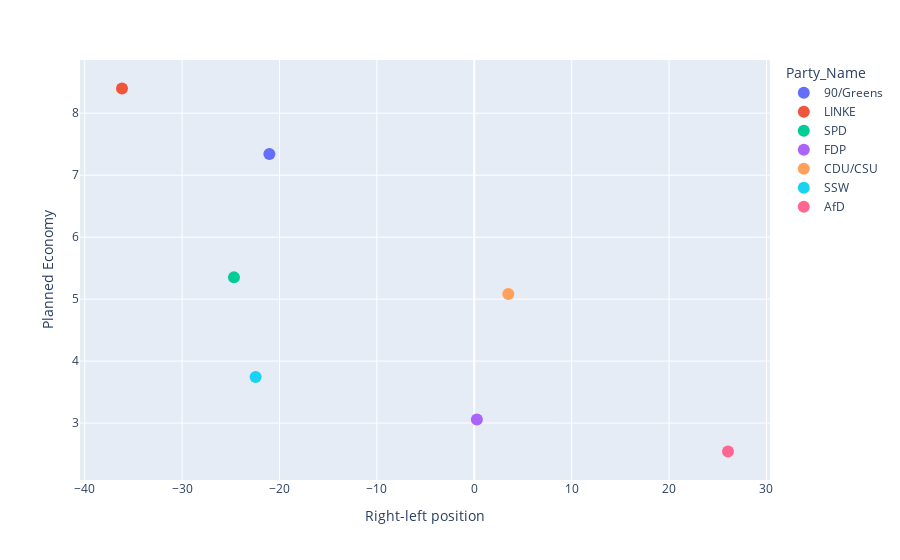

Notebook code for this chart:
### Code cell
fig = px.scatter(date_df,
    x='Right-left position',
    y='Planned Economy',
    color='Party_Name'
    )
fig.update_traces(marker=dict(size=12))

### Figure 1 — Plotly figure (JSON) as saved in the notebook; plotly's stock layout.template omitted (floating-point values rounded to 4 significant figures)
{"data": [{"hovertemplate": "Party_Name=90/Greens<br>Right-left position=%{x}<br>Planned Economy=%{y}<extra></extra>", "legendgroup": "90/Greens", "marker": {"color": "#636efa", "size": 12, "symbol": "circle"}, "mode": "markers", "name": "90/Greens", "orientation": "v", "showlegend": true, "type": "scatter", "x": [-21.04], "xaxis": "x", "y": [7.342], "yaxis": "y"}, {"hovertemplate": "Party_Name=LINKE<br>Right-left position=%{x}<br>Planned Economy=%{y}<extra></extra>", "legendgroup": "LINKE", "marker": {"color": "#EF553B", "size": 12, "symbol": "circle"}, "mode": "markers", "name": "LINKE", "orientation": "v", "showlegend": true, "type": "scatter", "x": [-36.17], "xaxis": "x", "y": [8.399], "yaxis": "y"}, {"hovertemplate": "Party_Name=SPD<br>Right-left position=%{x}<br>Planned Economy=%{y}<extra></extra>", "legendgroup": "SPD", "marker": {"color": "#00cc96", "size": 12, "symbol": "circle"}, "mode": "markers", "name": "SPD", "orientation": "v", "showlegend": true, "type": "scatter", "x": [-24.67], "xaxis": "x", "y": [5.351], "yaxis": "y"}, {"hovertemplate": "Party_Name=FDP<br>Right-left position=%{x}<br>Planned Economy=%{y}<extra></extra>", "legendgroup": "FDP", "marker": {"color": "#ab63fa", "size": 12, "symbol": "circle"}, "mode": "markers", "name": "FDP", "orientation": "v", "showlegend": true, "type": "scatter", "x": [0.266], "xaxis": "x", "y": [3.057], "yaxis": "y"}, {"hovertemplate": "Party_Name=CDU/CSU<br>Right-left position=%{x}<br>Planned Economy=%{y}<extra></extra>", "legendgroup": "CDU/CSU", "marker": {"color": "#FFA15A", "size": 12, "symbol": "circle"}, "mode": "markers", "name": "CDU/CSU", "orientation": "v", "showlegend": true, "type": "scatter", "x": [3.495], "xaxis": "x", "y": [5.081], "yaxis": "y"}, {"hovertemplate": "Party_Name=SSW<br>Right-left position=%{x}<br>Planned Economy=%{y}<extra></extra>", "legendgroup": "SSW", "marker": {"color": "#19d3f3", "size": 12, "symbol": "circle"}, "mode": "markers", "name": "SSW", "orientation": "v", "showlegend": true, "type": "scatter", "x": [-22.45], "xaxis": "x", "y": [3.742], "yaxis": "y"}, {"hovertemplate": "Party_Name=AfD<br>Right-left position=%{x}<br>Planned Economy=%{y}<extra></extra>", "legendgroup": "AfD", "marker": {"color": "#FF6692", "size": 12, "symbol": "circle"}, "mode": "markers", "name": "AfD", "orientation": "v", "showlegend": true, "type": "scatter", "x": [26.05], "xaxis": "x", "y": [2.541], "yaxis": "y"}], "layout": {"legend": {"title": {"text": "Party_Name"}, "tracegroupgap": 0}, "margin": {"t": 60}, "xaxis": {"anchor": "y", "domain": [0, 1], "title": {"text": "Right-left position"}}, "yaxis": {"anchor": "x", "domain": [0, 1], "title": {"text": "Planned Economy"}}}}
